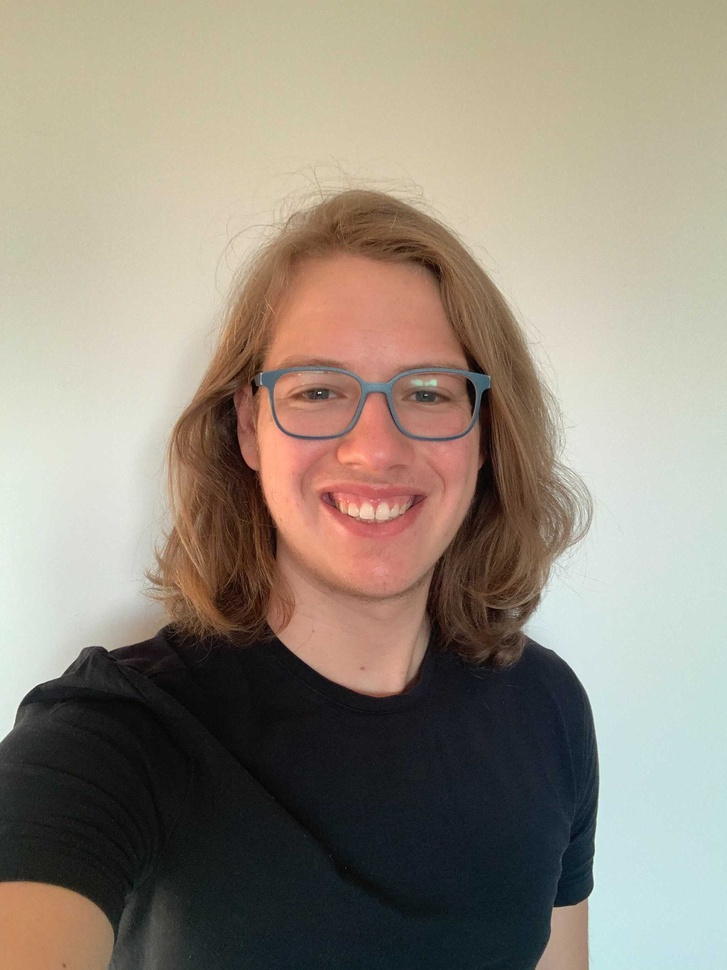
#> input picture SC/test.jpeg, 727 x 970 px, shrunk from 2316 x 3088 before the run
$ python particle_size.py
#> lines starting #> are read from the running program, lines starting #| are printed output that depends on the picture; after the words box and inside, x2 and y2 are one past the last pixel; in counts of white or black regions, pixels touching at a corner belong together
import numpy as np
import matplotlib.pyplot as plt
import cv2
from skimage.measure import regionprops

# load image
image_rgb = plt.imread("test.jpeg")
#> image_rgb is the input picture: shape (970, 727, 3); mean R, G, B 149, 139.4, 125.9

# convert image to grayscale
image_gray = 0.3 * image_rgb[:, :, 0] + 0.59 * image_rgb[:, :, 1] + 0.11 * image_rgb[:, :, 2]
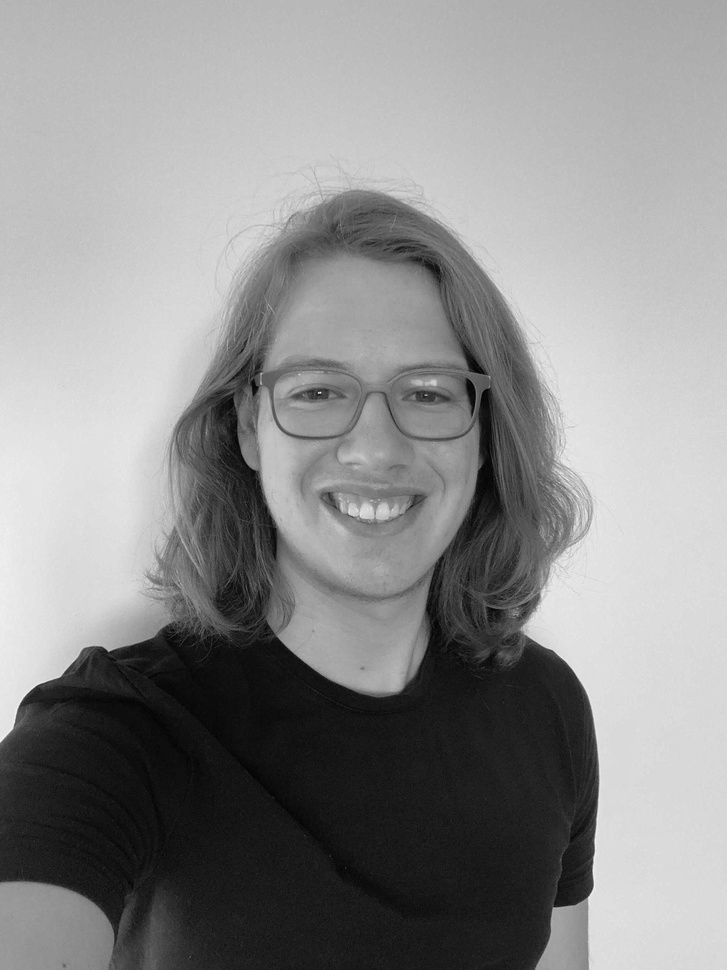
#> image_gray: shape (970, 727) float64; min 0, max 246.1, mean 140.8
Ibinary = image_gray > 150 # try different values for your problem
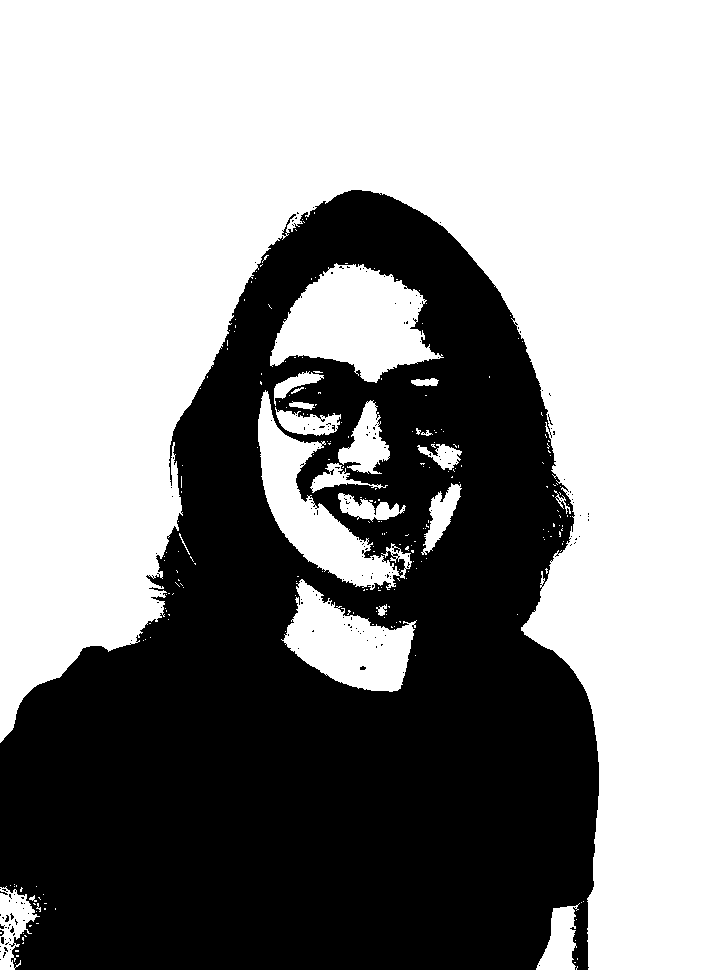
#> Ibinary: shape (970, 727) bool; 58.8% white; 188 black regions (186 under 20 px), largest, box (x1, y1, x2, y2) and area: (0, 190, 599, 970) 290290, (1, 937, 4, 944) 20

# fillhole function
def fillhole(input_image):
  '''
  input gray binary image  get the filled image by floodfill method
  Note: only holes surrounded in the connected regions will be filled.
  :param input_image:
  :return:
  '''
  im_flood_fill = input_image.copy()
  h, w = input_image.shape[:2]
#> h = 970; w = 727
  mask = np.zeros((h + 2, w + 2), np.uint8)
  im_flood_fill = im_flood_fill.astype("uint8")
  cv2.floodFill(im_flood_fill, mask, (0, 0), 255)
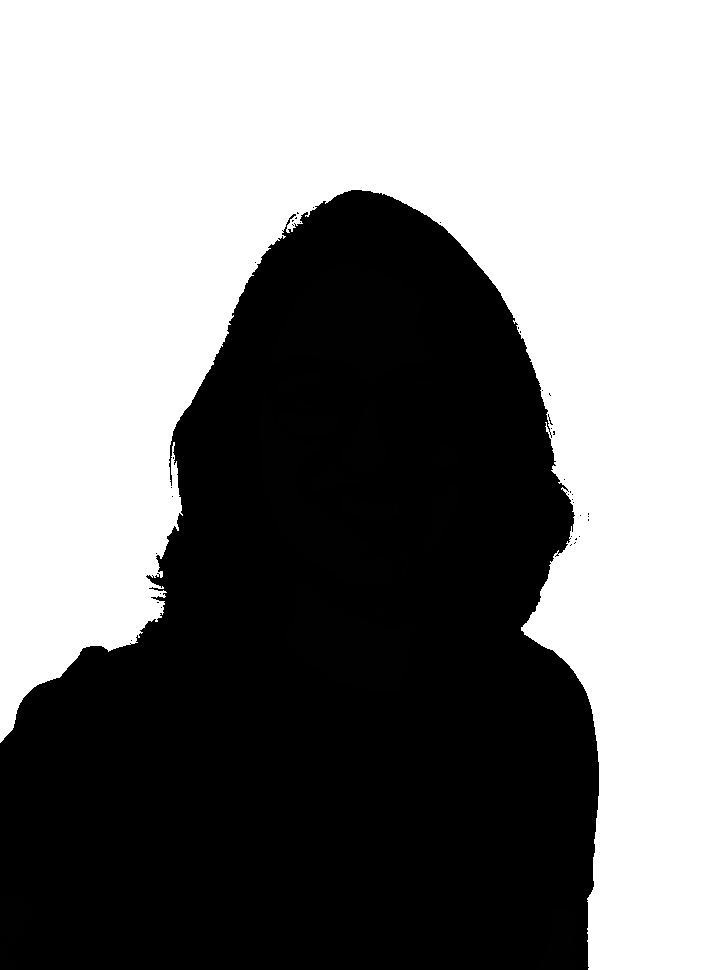
#> im_flood_fill: shape (970, 727); min 0, max 255, mean 135.1
  im_flood_fill_inv = cv2.bitwise_not(im_flood_fill)
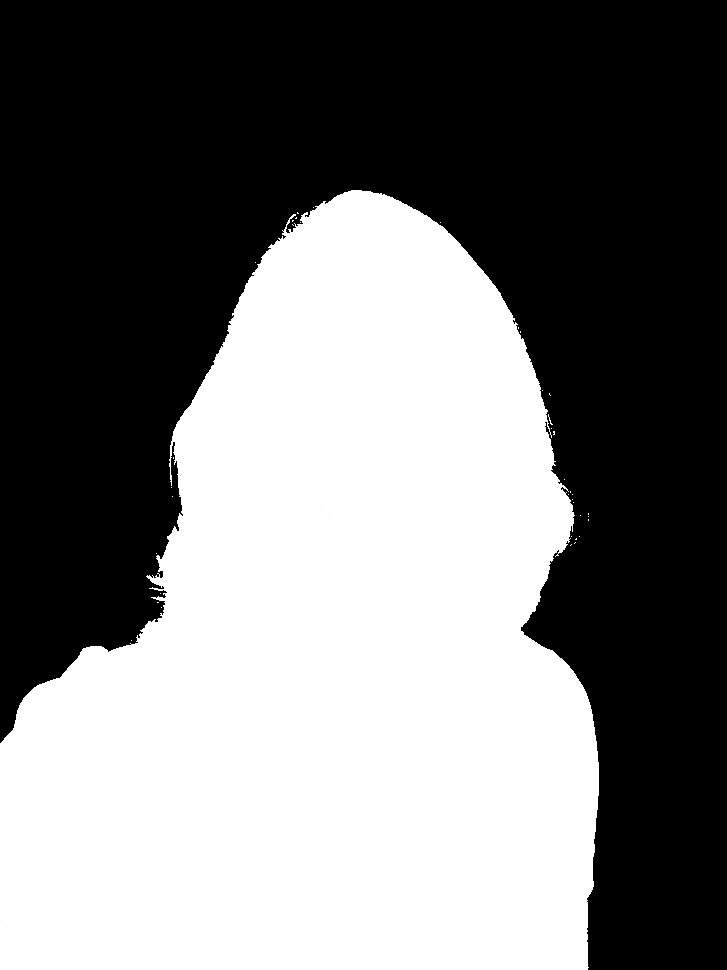
#> im_flood_fill_inv: shape (970, 727); min 0, max 255, mean 119.9
  img_out = input_image | im_flood_fill_inv
#> img_out: shape (970, 727); values 1 (black) and 255 (white), 47% white; 39 white regions (38 under 20 px)
  return img_out

# fill the holes of the image
Ibinary = fillhole(Ibinary)

C = 0.008; # Conversion factor m/pixel. This was a guess, you should be able to find the real one

num_labels, labels_im = cv2.connectedComponents(Ibinary)
#> labels_im: shape (970, 727) int32; every value is 1
#> num_labels = 2

blobMeasurements = regionprops(labels_im)
#> blobMeasurements = 1 regions; box (x1, y1, x2, y2) and area: (0, 0, 727, 970) 705190
equivDiameter = []
for item in blobMeasurements:
  equivDiameter.append(item.equivalent_diameter)
#> this loop made 1 pass
#> after the loop, equivDiameter = [947.6]

#equivDiameter = blobMeasurements[0].equivalent_diameter


plt.imshow(labels_im)
plt.show()
